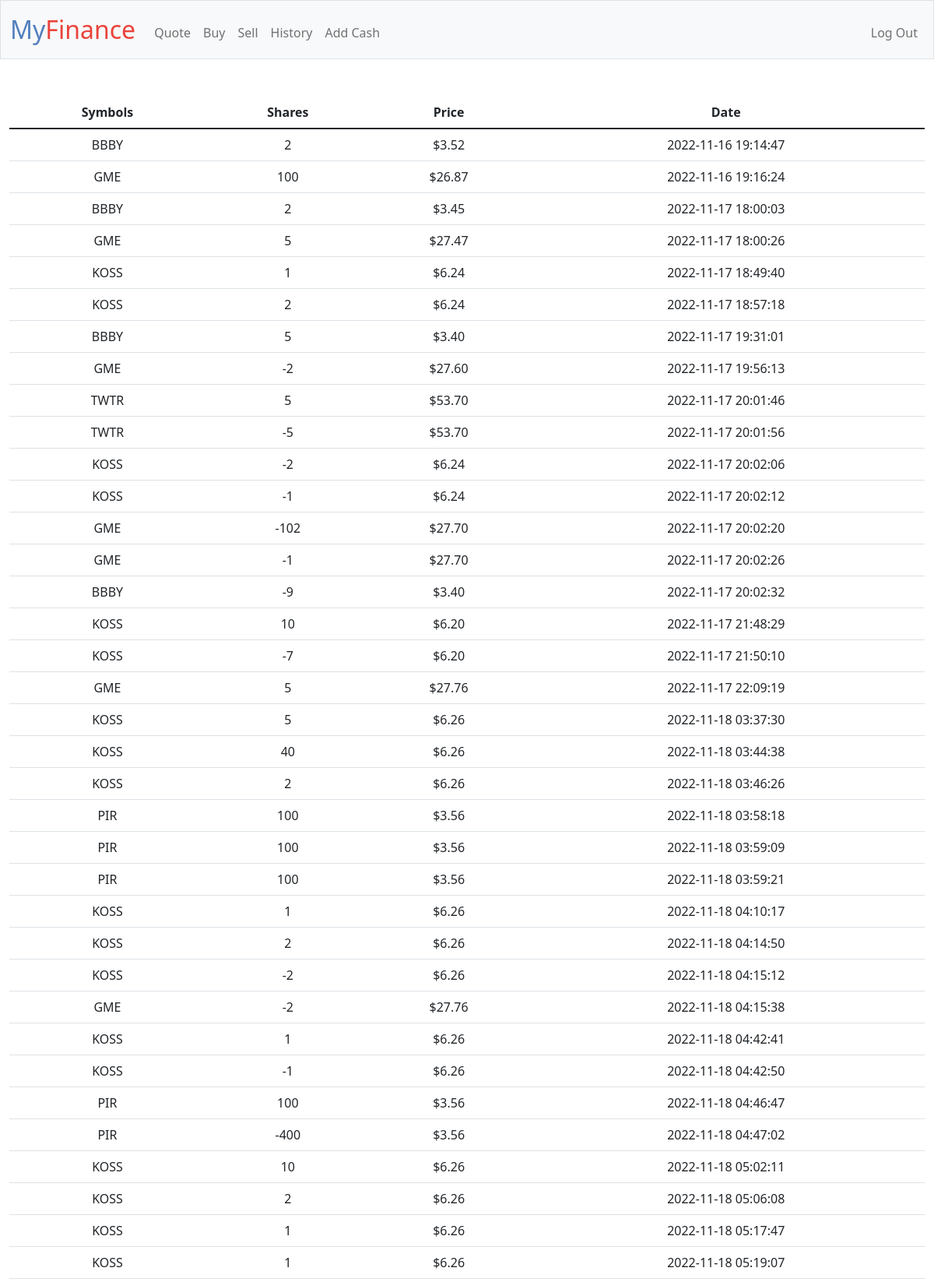
Screenshot of /history (signed in, upper part) with the database file from the repository.
### tables this page shows
CREATE TABLE 'transactions' ('id' INTEGER PRIMARY KEY AUTOINCREMENT NOT NULL, 'user_id' INTEGER, 'symbol' TEXT, 'shares' INTEGER, 'price' REAL, 'date' DATETIME);

### app.py (the view)
@app.route("/history")
@login_required
def history():
    user_id = session["user_id"]
    transactions_db = db.execute("SELECT * FROM transactions WHERE user_id = :id", id=user_id)
    return render_template("history.html", transactions = transactions_db)

### app.py (called while the page is built)
@app.after_request
def after_request(response):
    response.headers["Cache-Control"] = "no-cache, no-store, must-revalidate"
    response.headers["Expires"] = 0
    response.headers["Pragma"] = "no-cache"
    return response

### helpers.py (called while the page is built)
def login_required(f):
    @wraps(f)
    def decorated_function(*args, **kwargs):
        if session.get("user_id") is None:
            return redirect("/login")
        return f(*args, **kwargs)
    return decorated_function

def usd(value):
    return f"${value:,.2f}"

### templates/history.html (shortened to what this page needs)
{% extends "layout.html" %}
{% block main %}
    <table class="table">
        <thead>
        <tr>
            <th scope="col">Symbols</th>
            <th scope="col">Shares</th>
            <th scope="col">Price</th>
            <th scope="col">Date</th>
        </tr>
        </thead>
        <tbody>
            {% for row in transactions %}
                <tr>
                    <td>{{ row["symbol"] }}</td>
                    <td>{{ row["shares"] }}</td>
                    <td>{{ row["price"] | usd }}</td>
                    <td>{{ row["date"] }}</td>
                </tr>
                {% endfor %}
        </table>
{% endblock %}

### templates/layout.html (shortened to what this page needs)
<!DOCTYPE html>
<html lang="en">
    <head>
        <link href="https://cdn.jsdelivr.net/npm/bootstrap@5.1.3/dist/css/bootstrap.min.css" rel="stylesheet">
        <link href="/static/styles.css" rel="stylesheet">
        <link href="https://cdn.jsdelivr.net/npm/bootstrap@5.2.2/dist/css/bootstrap.min.css" rel="stylesheet">
    </head>
    <body>
        <nav class="bg-light border navbar navbar-expand-md navbar-light">
            <div class="container-fluid">
                <a class="navbar-brand" href="/"><span class="blue">M</span><span class="blue">y</span><span class="red">Finance</span></a>
                <div class="collapse navbar-collapse" id="navbar">
                    {% if session["user_id"] %}
                        <ul class="navbar-nav me-auto mt-2">
                            <li class="nav-item"><a class="nav-link" href="/quote">Quote</a></li>
                            <li class="nav-item"><a class="nav-link" href="/buy">Buy</a></li>
                            <li class="nav-item"><a class="nav-link" href="/sell">Sell</a></li>
                            <li class="nav-item"><a class="nav-link" href="/history">History</a></li>
                            <li class="nav-item"><a class="nav-link" href="/addcash">Add Cash</a></li>
                        </ul>
                        <ul class="navbar-nav ms-auto mt-2">
                            <li class="nav-item"><a class="nav-link" href="/logout">Log Out</a></li>
                        </ul>
                    {% else %}
                        <ul class="navbar-nav ms-auto mt-2">
                            <li class="nav-item"><a class="nav-link" href="/register">Register</a></li>
                            <li class="nav-item"><a class="nav-link" href="/login">Log In</a></li>
                        </ul>
                    {% endif %}
                </div>
            </div>
        </nav>
        <main class="container-fluid py-5 text-center">
            {% block main %}{% endblock %}
        </main>
    </body>
</html>

### static/styles.css (style rules this page uses)
nav .navbar-brand { font-size: xx-large; }
nav .navbar-brand .blue { color: #537fbe; }
nav .navbar-brand .red { color: #ea433b; }

### rows the page displays
transactions: symbol "BBBY", shares "2", price "$3.52", date "2022-11-16 19:14:47"
transactions: symbol "GME", shares "100", price "$26.87", date "2022-11-16 19:16:24"
transactions: symbol "BBBY", shares "2", price "$3.45", date "2022-11-17 18:00:03"
transactions: symbol "GME", shares "5", price "$27.47", date "2022-11-17 18:00:26"
transactions: symbol "KOSS", shares "1", price "$6.24", date "2022-11-17 18:49:40"
transactions: symbol "KOSS", shares "2", price "$6.24", date "2022-11-17 18:57:18"
transactions: symbol "BBBY", shares "5", price "$3.40", date "2022-11-17 19:31:01"
transactions: symbol "GME", shares "-2", price "$27.60", date "2022-11-17 19:56:13"
transactions: symbol "TWTR", shares "5", price "$53.70", date "2022-11-17 20:01:46"
transactions: symbol "TWTR", shares "-5", price "$53.70", date "2022-11-17 20:01:56"
transactions: symbol "KOSS", shares "-2", price "$6.24", date "2022-11-17 20:02:06"
transactions: symbol "KOSS", shares "-1", price "$6.24", date "2022-11-17 20:02:12"
transactions: symbol "GME", shares "-102", price "$27.70", date "2022-11-17 20:02:20"
transactions: symbol "GME", shares "-1", price "$27.70", date "2022-11-17 20:02:26"
transactions: symbol "BBBY", shares "-9", price "$3.40", date "2022-11-17 20:02:32"
transactions: symbol "KOSS", shares "10", price "$6.20", date "2022-11-17 21:48:29"
transactions: symbol "KOSS", shares "-7", price "$6.20", date "2022-11-17 21:50:10"
transactions: symbol "GME", shares "5", price "$27.76", date "2022-11-17 22:09:19"
transactions: symbol "KOSS", shares "5", price "$6.26", date "2022-11-18 03:37:30"
transactions: symbol "KOSS", shares "40", price "$6.26", date "2022-11-18 03:44:38"
transactions: symbol "KOSS", shares "2", price "$6.26", date "2022-11-18 03:46:26"
transactions: symbol "PIR", shares "100", price "$3.56", date "2022-11-18 03:58:18"
transactions: symbol "PIR", shares "100", price "$3.56", date "2022-11-18 03:59:09"
transactions: symbol "PIR", shares "100", price "$3.56", date "2022-11-18 03:59:21"
transactions: symbol "KOSS", shares "1", price "$6.26", date "2022-11-18 04:10:17"
transactions: symbol "KOSS", shares "2", price "$6.26", date "2022-11-18 04:14:50"
transactions: symbol "KOSS", shares "-2", price "$6.26", date "2022-11-18 04:15:12"
transactions: symbol "GME", shares "-2", price "$27.76", date "2022-11-18 04:15:38"
transactions: symbol "KOSS", shares "1", price "$6.26", date "2022-11-18 04:42:41"
transactions: symbol "KOSS", shares "-1", price "$6.26", date "2022-11-18 04:42:50"
transactions: symbol "PIR", shares "100", price "$3.56", date "2022-11-18 04:46:47"
transactions: symbol "PIR", shares "-400", price "$3.56", date "2022-11-18 04:47:02"
transactions: symbol "KOSS", shares "10", price "$6.26", date "2022-11-18 05:02:11"
transactions: symbol "KOSS", shares "2", price "$6.26", date "2022-11-18 05:06:08"
transactions: symbol "KOSS", shares "1", price "$6.26", date "2022-11-18 05:17:47"
transactions: symbol "KOSS", shares "1", price "$6.26", date "2022-11-18 05:19:07"
